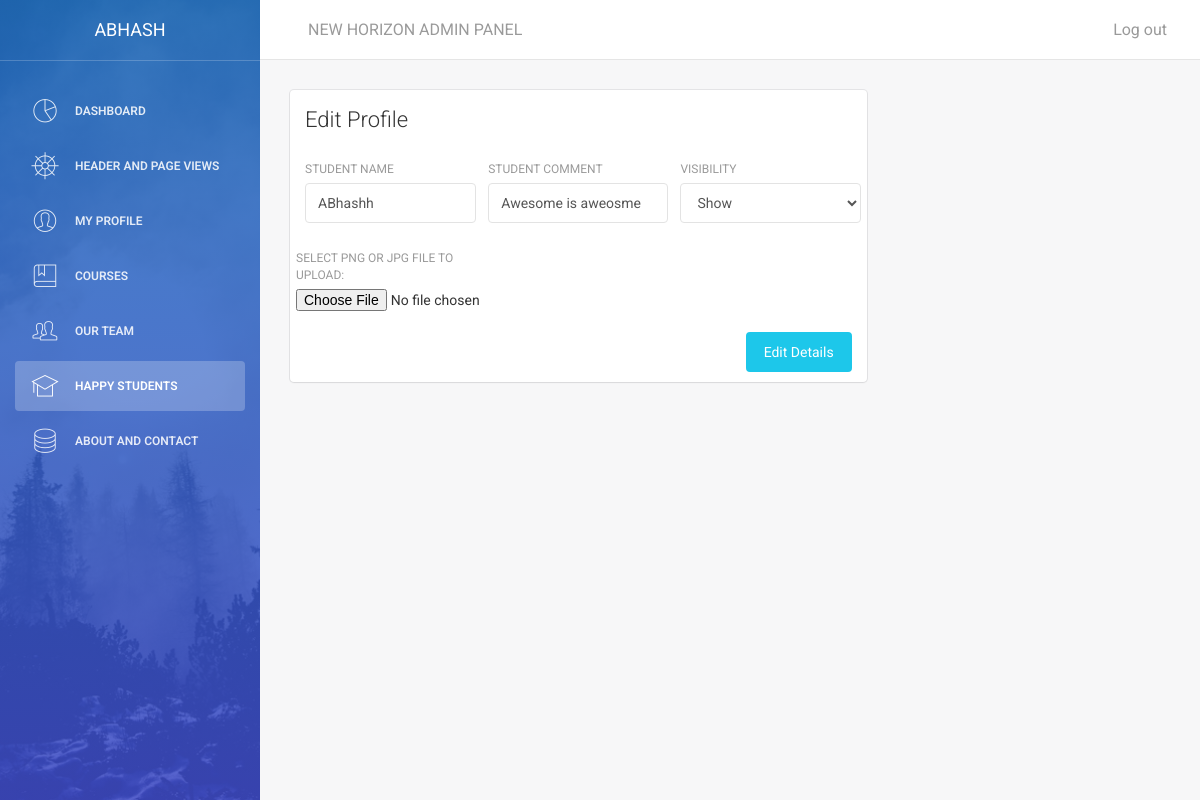
Page /admin/main.php?id=happy&h=hedit&hid=1 (signed in) on the committed database.
### tables this page shows
CREATE TABLE `happystudents` (
  `hid` int(11) NOT NULL,
  `hname` varchar(250) NOT NULL,
  `hcomment` varchar(250) NOT NULL,
  `himagename` text NOT NULL,
  `himagepath` text NOT NULL,
  `created` int(250) NOT NULL,
  `edited` int(250) NOT NULL,
  `status` tinyint(2) NOT NULL
);

### admin/class/aptech.dbConnect.php (called while the page is built, shortened)
<?php
class dbConnect
{
  public function __construct()
   {
     $this->db=new mysqli(DB_SERVER,DB_USER,DB_PASSWORD,DB_DATABASE);
   }
}
?>

### admin/class/class.happyStudent.php (the view, shortened to what this page needs)
<?php
include_once('aptech.dbConnect.php');
class happy extends dbConnect
{
  public function edithappy($id)
  {
    $sqledit="SELECT * FROM `happystudents` WHERE `hid`= $id";
    $result=mysqli_query($this->db,$sqledit);
    while($row=mysqli_fetch_array($result))
    {
      $hid=$row['hid'];
      $hname=$row['hname'];
      $hcomment=$row['hcomment'];
      $hstatus=$row['status'];
      if($hstatus==1)
      {
        $a=1;
        @$b="Show";
        $c=0;
        @$d="Dont Show";
      }
      else {
        $a=0;
        @$b="Dont Show";
        $c=1;
        @$d="Show";
      }
      echo'
      <div class="content">
      <div class="container-fluid">
      <div class="row">
      <div class="col-md-8">
      <div class="card">
      <div class="header">
      <h4 class="title">Edit Profile</h4>
      </div>
      <div class="content">
      <form method="post" action="main.php?id=happy&h=happy" enctype="multipart/form-data">
      <input type="hidden" value="'.$hid.'" name="hid">
      <div class="row">
      <div class="col-md-4">
      <div class="form-group">
      <label>Student Name</label>
      <input type="text" class="form-control" value="'.$hname.'" name="hname">
      </div>
      </div>
      <div class="col-md-4">
      <div class="form-group">
      <label>Student Comment</label>
      <input type="text" class="form-control" value="'.$hcomment.'" name="hcomment">
      </div>
      </div>
      <div class="col-md-4">
      <div class="form-group">
      <label for="sel1">Visibility</label>
      <select class="form-control" id="sel1" name="status">
      <option value="'.$a.'">'.$b.'</option>
      <option value="'.$c.'">'.$d.'</option>
      </select>
      </div>
      </div>
      <div class="col-md-4">
      <div class="form-group">
      <label>  Select png or jpg file to upload:</label>
      <input type="file" name="fileToUpload" id="fileToUpload">
      </div>
      </div>
      </div>
      <button type="submit" value="Upload Image" name="submit" class="btn btn-info btn-fill pull-right">Edit Details</button>
      <div class="clearfix"></div>
      </form>
      </div>
      </div>
      </div>
      </div>
      </div>
      </div>';
    }
  }
}
?>

### admin/assets/css/demo.css (style rules this page uses)
.title { margin-top: 30px; margin-bottom: 25px; min-height: 32px; }

### rows in the picture
happystudents: hname "ABhashh", hcomment "Awesome is aweosme", status "Show"

### other values in the picture
$_SESSION['uname'] "ABHASH"
